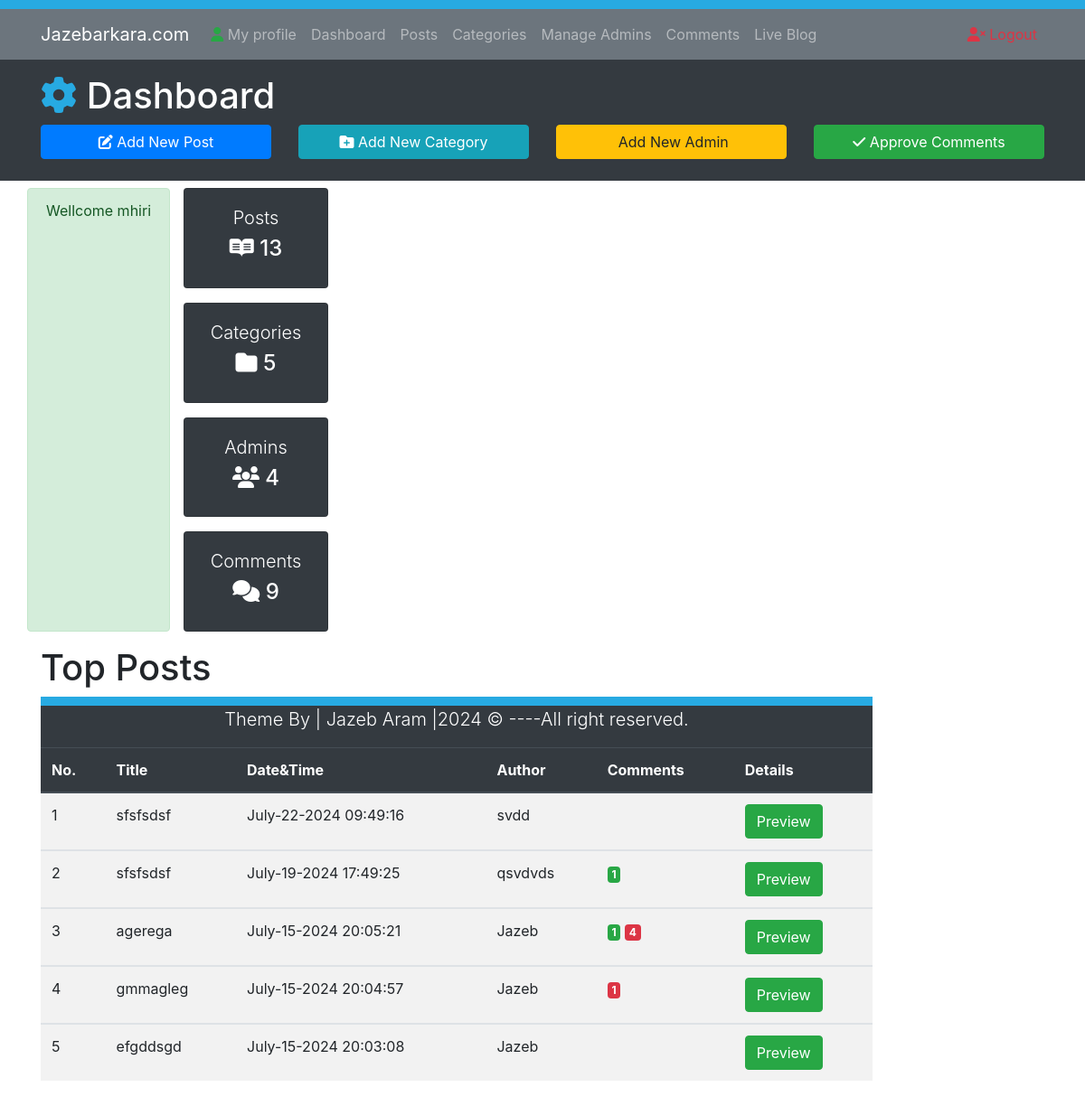
The app's page /Dashboard.php (signed in) with its own data.
### tables this page shows
CREATE TABLE `posts` (
  `id` int(10) NOT NULL,
  `datetime` varchar(50) NOT NULL,
  `title` varchar(300) NOT NULL,
  `category` varchar(50) NOT NULL,
  `author` varchar(50) NOT NULL,
  `image` varchar(50) NOT NULL,
  `post` varchar(10000) NOT NULL
);

### Dashboard.php (the view, shortened to what this page needs)
<?php require_once("Includes/DB.php");?>
<?php require_once("Includes/Functions.php"); ?>
<?php require_once("Includes/Sessions.php"); ?>
<!DOCTYPE html>
<html lang="en">
<head>
    <link rel="stylesheet" href="https://cdn.jsdelivr.net/npm/bootstrap@4.2.1/dist/css/bootstrap.min.css">
    <link rel="stylesheet" href="Css/style.css">
</head>
<body>
    <div style="height: 10px; background: #27aae2;"></div>
    <nav class="navbar navbar-expand-lg  navbar-dark bg-secondary">
        <div class="container" >
            <a href="#" class="navbar-brand">Jazebarkara.com</a>
            <div class="collapse navbar-collapse" id="navbarcollapseCMS">
            <ul class="navbar-nav mr-auto">
                <li class="nav-item">
                    <a href="My profile.php" class="nav-link"><i class="fa-solid fa-user text-success"></i> My profile</a>
                </li>
                <li class="nav-item">
                    <a href="Dashboard.php" class="nav-link">Dashboard</a>
                </li>
                <li class="nav-item">
                    <a href="Posts.php" class="nav-link">Posts</a>
                </li>
                <li class="nav-item">
                    <a href="Categories.php" class="nav-link">Categories</a>
                </li>
                <li class="nav-item">
                    <a href="Admins.php" class="nav-link">Manage Admins</a>
                </li>
                <li class="nav-item">
                    <a href="Comments.php" class="nav-link">Comments</a>
                </li>
                <li class="nav-item">
                    <a href="Blog.php?page=1" class="nav-link">Live Blog</a>
                </li>
            </ul>
            <ul class="navbar-nav ml-auto">
                <li class="nav-item"><a href="logout.php" class="nav-link text-danger"><i class="fas fa-user-times "></i> Logout</a></li>
            </ul>
            </div>
        </div>
    </nav>
    <header class="bg-dark text-white py-3">
        <div class="container">
            <div class="row">
                <div class="col-md-12">
                    <h1><i class="fas fa-cog" style="color:#27aae2;"></i> Dashboard</h1>
                </div>
                <div class="col-lg-3 mb-2">
                    <a href="AddNewPost.php" class="btn btn-primary btn-block">
                        <i class="fas fa-edit"></i> Add New Post
                    </a>
                </div>
                <div class="col-lg-3 mb-2">
                    <a href="Categories.php" class="btn btn-info btn-block">
                        <i class="fas fa-folder-plus"></i> Add New Category
                    </a>
                </div>
                <div class="col-lg-3 mb-2">
                    <a href="Admins.php" class="btn btn-warning btn-block">
                        <i class="fas fa user-plus"></i> Add New Admin
                    </a>
                </div>
                <div class="col-lg-3 mb-2">
                    <a href="Comments.php" class="btn btn-success btn-block">
                        <i class="fas fa-check"></i> Approve Comments
                    </a>
                </div>
            </div>
        </div>
    </header>
    <section class="container py-2 mb-4">
    <div class="row">
        <?php
            echo SuccessMessage();
        ?>
        <div class="col-lg-2">
            <div class="card text-center bg-dark text-white mb-3">
                <div class="card-body">
                    <h1 class="lead">Posts</h1>
                    <h4 class="display-5">
                        <i class="fab fa-readme"></i>
                    </h4>
                </div>
            </div>
            <div class="card text-center bg-dark text-white mb-3">
                <div class="card-body">
                    <h1 class="lead">Categories</h1>
                    <h4 class="display-5">
                        <i class="fas fa-folder"></i>
                    </h4>
                </div>
            </div>
            <div class="card text-center bg-dark text-white mb-3">
                <div class="card-body">
                    <h1 class="lead">Admins</h1>
                    <h4 class="display-5">
                        <i class="fas fa-users"></i>
                    </h4>
                </div>
            </div>
            <div class="card text-center bg-dark text-white mb-3">
                <div class="card-body">
                    <h1 class="lead">Comments</h1>
                    <h4 class="display-5">
                        <i class="fas fa-comments"></i>
                    </h4>
                </div>
            </div>
        </div>
        <div class="col-lg-10">
<h1>Top Posts</h1>
<table class="table table-striped table-hover">
<thead class="thead-dark">
<tr>
<th>No.</th>
<th>Title</th>
<th>Date&Time</th>
<th>Author</th>
<th>Comments</th>
<th>Details</th>
</tr>
</thead>
<?php
$SrNo = 0;
global $ConnectingDB;
$sql = "SELECT * FROM posts ORDER BY id desc LIMIT 0,5";
$stmt=$ConnectingDB->query($sql);
while ($DataRows=$stmt->fetch()) {
$PostId = $DataRows["id"];
$DateTime = $DataRows["datetime"];
$Author = $DataRows["author"];
$Title = $DataRows["title"];
$SrNo++;
 ?>
<tbody>
<tr>
<td><?php echo $SrNo; ?></td>
<td><?php echo $Title; ?></td>
<td><?php echo $DateTime; ?></td>
<td><?php echo $Author; ?></td>
<td>
<?php
$Total=ApproveCommentsAccordingtoPost($PostId);
if ($Total>0) {
?>
<span class="badge badge-success">
<?php
echo $Total; ?>
</span>
<?php } ?>
<?php
$Total=DisApproveCommentsAccordingtoPost($PostId);
if ($Total>0) {
?>
<span class="badge badge-danger">
<?php
echo $Total; ?>
</span>
<?php } ?>
</td>
<td>
    <a target="_blank" href="FullPost.php?id=<?php echo $PostId; ?>">
        <span class="btn btn-success">Preview</span>
    </a>
</td>
</tr>
</tbody>
<?php }?>
        <div style="height: 10px; background: #27aae2;"></div>
        <footer class="bg-dark text-white">
            <div class="container">
                <div class="row">
                    <div class="col">
                        <p class="lead text-center">Theme By | Jazeb Aram |<span id="year"></span> &copy; ----All right reserved.</p>
                </div>
                </div>
            </div>
        </footer>
</body>
</html>

### records on screen
posts: title "sfsfsdsf", datetime "July-22-2024 09:49:16", author "svdd"
posts: title "sfsfsdsf", datetime "July-19-2024 17:49:25", author "qsvdvds", Total "1"
posts: title "agerega", datetime "July-15-2024 20:05:21", author "Jazeb", Total "1", Total "4"
posts: title "gmmagleg", datetime "July-15-2024 20:04:57", author "Jazeb", Total "1"
posts: title "efgddsgd", datetime "July-15-2024 20:03:08", author "Jazeb"

### other values on screen
SuccessMessage() "Wellcome mhiri"
$TotalPosts "13"
$TotalCategories "5"
$TotalAdmins "4"
$TotalComments "9"
